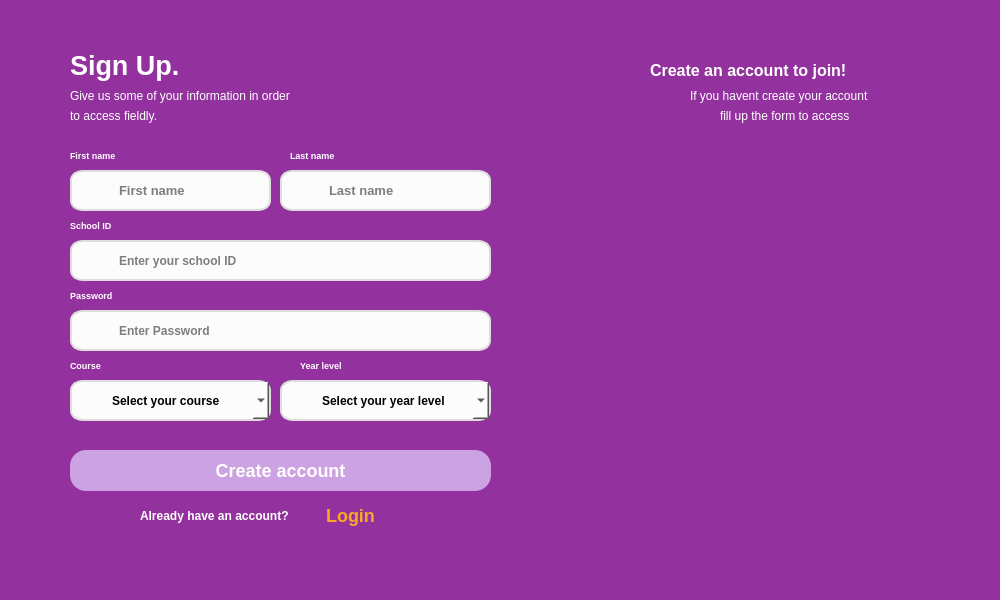
<?xml version="1.0" encoding="UTF-8"?>
<ui version="4.0">
 <class>Dialog</class>
 <widget class="QDialog" name="Dialog">
  <property name="geometry">
   <rect>
    <x>0</x>
    <y>0</y>
    <width>1000</width>
    <height>600</height>
   </rect>
  </property>
  <property name="maximumSize">
   <size>
    <width>1000</width>
    <height>600</height>
   </size>
  </property>
  <property name="windowTitle">
   <string>Dialog</string>
  </property>
  <property name="styleSheet">
   <string notr="true">QLabel {
	background-color: rgb(147, 50, 158);
	color: white;
}

QDialog {
	background-color: white;
}

QLineEdit {
	border:2px solid rgb(221, 221, 221);
	background-color: rgb(252, 252, 252);
	border-radius: bold 10px;
	color: rgb(0, 0, 0);
	padding-left:45px;
}

QLineEdit:hover {
	border: 1px solid rgb(85, 85, 127);
}

QPushButton {
	color: rgb(255, 255, 255);
	
	background-color: rgb(205, 162, 227);
	border: 0px solid;
	border-radius : 16px;
	font: bold 18px;
}

QPushButton:hover {	
	background-color: rgb(151, 9, 206);
	color: rgb(255, 255, 255);
}

QComboBox {
	border:2px solid rgb(221, 221, 221);
	background-color: rgb(252, 252, 252);
	border-radius: bold 10px;
	padding-left:40px;
	color:black;
}

#login {
	color: rgb(249, 168, 38);
	background-color: rgba(0,0,0,0);
}

#login:hover {
	color: rgb(151, 9, 206);
}
</string>
  </property>
  <widget class="QLabel" name="label_2">
   <property name="geometry">
    <rect>
     <x>690</x>
     <y>80</y>
     <width>201</width>
     <height>31</height>
    </rect>
   </property>
   <property name="styleSheet">
    <string notr="true">color: white;
background-color: rgba(0,0,0,0%);</string>
   </property>
   <property name="text">
    <string>If you havent create your account</string>
   </property>
  </widget>
  <widget class="QLineEdit" name="last_name">
   <property name="geometry">
    <rect>
     <x>280</x>
     <y>170</y>
     <width>211</width>
     <height>41</height>
    </rect>
   </property>
   <property name="font">
    <font>
     <family>Nirmala UI</family>
     <pointsize>10</pointsize>
     <weight>75</weight>
     <bold>true</bold>
    </font>
   </property>
   <property name="styleSheet">
    <string notr="true"/>
   </property>
   <property name="text">
    <string/>
   </property>
   <property name="echoMode">
    <enum>QLineEdit::Normal</enum>
   </property>
   <property name="placeholderText">
    <string>Last name</string>
   </property>
  </widget>
  <widget class="QLabel" name="label_12">
   <property name="geometry">
    <rect>
     <x>650</x>
     <y>40</y>
     <width>271</width>
     <height>61</height>
    </rect>
   </property>
   <property name="font">
    <font>
     <pointsize>12</pointsize>
     <weight>75</weight>
     <bold>true</bold>
    </font>
   </property>
   <property name="styleSheet">
    <string notr="true">color: white;
background-color: rgba(0,0,0,0%);</string>
   </property>
   <property name="text">
    <string>Create an account to join!</string>
   </property>
  </widget>
  <widget class="QLineEdit" name="first_name">
   <property name="geometry">
    <rect>
     <x>70</x>
     <y>170</y>
     <width>201</width>
     <height>41</height>
    </rect>
   </property>
   <property name="font">
    <font>
     <family>Nirmala UI</family>
     <pointsize>10</pointsize>
     <weight>75</weight>
     <bold>true</bold>
    </font>
   </property>
   <property name="styleSheet">
    <string notr="true"/>
   </property>
   <property name="text">
    <string/>
   </property>
   <property name="maxLength">
    <number>32756</number>
   </property>
   <property name="echoMode">
    <enum>QLineEdit::Normal</enum>
   </property>
   <property name="placeholderText">
    <string>First name</string>
   </property>
  </widget>
  <widget class="QLineEdit" name="password_edit">
   <property name="geometry">
    <rect>
     <x>70</x>
     <y>310</y>
     <width>421</width>
     <height>41</height>
    </rect>
   </property>
   <property name="font">
    <font>
     <family>Nirmala UI</family>
     <pointsize>9</pointsize>
     <weight>75</weight>
     <bold>true</bold>
    </font>
   </property>
   <property name="styleSheet">
    <string notr="true"/>
   </property>
   <property name="text">
    <string/>
   </property>
   <property name="echoMode">
    <enum>QLineEdit::Password</enum>
   </property>
   <property name="placeholderText">
    <string>Enter Password</string>
   </property>
   <property name="cursorMoveStyle">
    <enum>Qt::VisualMoveStyle</enum>
   </property>
  </widget>
  <widget class="QLabel" name="label_13">
   <property name="geometry">
    <rect>
     <x>290</x>
     <y>140</y>
     <width>81</width>
     <height>31</height>
    </rect>
   </property>
   <property name="font">
    <font>
     <pointsize>7</pointsize>
     <weight>75</weight>
     <bold>true</bold>
    </font>
   </property>
   <property name="styleSheet">
    <string notr="true">background-color: rgba(0,0,0,0%);</string>
   </property>
   <property name="text">
    <string>Last name</string>
   </property>
  </widget>
  <widget class="QLabel" name="label_14">
   <property name="geometry">
    <rect>
     <x>70</x>
     <y>140</y>
     <width>81</width>
     <height>31</height>
    </rect>
   </property>
   <property name="font">
    <font>
     <pointsize>7</pointsize>
     <weight>75</weight>
     <bold>true</bold>
    </font>
   </property>
   <property name="styleSheet">
    <string notr="true">background-color: rgba(0,0,0,0%);</string>
   </property>
   <property name="text">
    <string>First name</string>
   </property>
  </widget>
  <widget class="QLabel" name="label_15">
   <property name="geometry">
    <rect>
     <x>70</x>
     <y>280</y>
     <width>81</width>
     <height>31</height>
    </rect>
   </property>
   <property name="font">
    <font>
     <pointsize>7</pointsize>
     <weight>75</weight>
     <bold>true</bold>
    </font>
   </property>
   <property name="styleSheet">
    <string notr="true">background-color: rgba(0,0,0,0%);</string>
   </property>
   <property name="text">
    <string>Password</string>
   </property>
  </widget>
  <widget class="QPushButton" name="signup_buttn">
   <property name="geometry">
    <rect>
     <x>70</x>
     <y>450</y>
     <width>421</width>
     <height>41</height>
    </rect>
   </property>
   <property name="font">
    <font>
     <pointsize>-1</pointsize>
     <weight>75</weight>
     <italic>false</italic>
     <bold>true</bold>
    </font>
   </property>
   <property name="cursor">
    <cursorShape>PointingHandCursor</cursorShape>
   </property>
   <property name="styleSheet">
    <string notr="true"/>
   </property>
   <property name="text">
    <string>Create account</string>
   </property>
  </widget>
  <widget class="QLabel" name="label_16">
   <property name="geometry">
    <rect>
     <x>70</x>
     <y>30</y>
     <width>151</width>
     <height>71</height>
    </rect>
   </property>
   <property name="font">
    <font>
     <pointsize>20</pointsize>
     <weight>75</weight>
     <bold>true</bold>
    </font>
   </property>
   <property name="styleSheet">
    <string notr="true">background-color: rgba(0,0,0,0%);</string>
   </property>
   <property name="text">
    <string>Sign Up.</string>
   </property>
  </widget>
  <widget class="QLabel" name="label_3">
   <property name="geometry">
    <rect>
     <x>70</x>
     <y>80</y>
     <width>371</width>
     <height>31</height>
    </rect>
   </property>
   <property name="styleSheet">
    <string notr="true">background-color: rgba(0,0,0,0%);</string>
   </property>
   <property name="text">
    <string>Give us some of your information in order</string>
   </property>
  </widget>
  <widget class="QLabel" name="label_4">
   <property name="geometry">
    <rect>
     <x>70</x>
     <y>100</y>
     <width>111</width>
     <height>31</height>
    </rect>
   </property>
   <property name="styleSheet">
    <string notr="true">background-color: rgba(0,0,0,0%);</string>
   </property>
   <property name="text">
    <string>to access fieldly.</string>
   </property>
  </widget>
  <widget class="QLabel" name="label_5">
   <property name="geometry">
    <rect>
     <x>140</x>
     <y>500</y>
     <width>181</width>
     <height>31</height>
    </rect>
   </property>
   <property name="font">
    <font>
     <family>Nirmala UI</family>
     <pointsize>9</pointsize>
     <weight>75</weight>
     <bold>true</bold>
    </font>
   </property>
   <property name="styleSheet">
    <string notr="true">background-color: rgba(0,0,0,0);</string>
   </property>
   <property name="text">
    <string>Already have an account?</string>
   </property>
  </widget>
  <widget class="QLabel" name="Queue">
   <property name="geometry">
    <rect>
     <x>0</x>
     <y>0</y>
     <width>1000</width>
     <height>600</height>
    </rect>
   </property>
   <property name="styleSheet">
    <string notr="true"/>
   </property>
   <property name="text">
    <string/>
   </property>
   <property name="pixmap">
    <pixmap resource="../../img/signup/l.qrc">:/newPrefix/Untitled design (1).svg</pixmap>
   </property>
  </widget>
  <widget class="QLabel" name="label_9">
   <property name="geometry">
    <rect>
     <x>720</x>
     <y>100</y>
     <width>141</width>
     <height>31</height>
    </rect>
   </property>
   <property name="styleSheet">
    <string notr="true">color: white;
background-color: rgba(0,0,0,0%);</string>
   </property>
   <property name="text">
    <string>fill up the form to access</string>
   </property>
  </widget>
  <widget class="QLabel" name="label_11">
   <property name="geometry">
    <rect>
     <x>90</x>
     <y>180</y>
     <width>21</width>
     <height>21</height>
    </rect>
   </property>
   <property name="styleSheet">
    <string notr="true">background-color: rgba(0,0,0,0%);</string>
   </property>
   <property name="text">
    <string/>
   </property>
   <property name="pixmap">
    <pixmap>../../img/signup/username_icon.svg</pixmap>
   </property>
   <property name="scaledContents">
    <bool>true</bool>
   </property>
  </widget>
  <widget class="QLabel" name="label_17">
   <property name="geometry">
    <rect>
     <x>90</x>
     <y>320</y>
     <width>21</width>
     <height>21</height>
    </rect>
   </property>
   <property name="styleSheet">
    <string notr="true">background-color: rgba(0,0,0,0%);</string>
   </property>
   <property name="text">
    <string/>
   </property>
   <property name="pixmap">
    <pixmap>../../img/signup/password_icon.svg</pixmap>
   </property>
   <property name="scaledContents">
    <bool>true</bool>
   </property>
  </widget>
  <widget class="QLabel" name="label_18">
   <property name="geometry">
    <rect>
     <x>70</x>
     <y>210</y>
     <width>81</width>
     <height>31</height>
    </rect>
   </property>
   <property name="font">
    <font>
     <pointsize>7</pointsize>
     <weight>75</weight>
     <bold>true</bold>
    </font>
   </property>
   <property name="styleSheet">
    <string notr="true">background-color: rgba(0,0,0,0%);</string>
   </property>
   <property name="text">
    <string>School ID</string>
   </property>
  </widget>
  <widget class="QLineEdit" name="username_edit_2">
   <property name="geometry">
    <rect>
     <x>70</x>
     <y>240</y>
     <width>421</width>
     <height>41</height>
    </rect>
   </property>
   <property name="font">
    <font>
     <family>Nirmala UI</family>
     <pointsize>9</pointsize>
     <weight>75</weight>
     <bold>true</bold>
    </font>
   </property>
   <property name="styleSheet">
    <string notr="true"/>
   </property>
   <property name="text">
    <string/>
   </property>
   <property name="maxLength">
    <number>32756</number>
   </property>
   <property name="echoMode">
    <enum>QLineEdit::Normal</enum>
   </property>
   <property name="placeholderText">
    <string>Enter your school ID</string>
   </property>
  </widget>
  <widget class="QLabel" name="label_19">
   <property name="geometry">
    <rect>
     <x>90</x>
     <y>250</y>
     <width>21</width>
     <height>21</height>
    </rect>
   </property>
   <property name="styleSheet">
    <string notr="true">background-color: rgba(0,0,0,0%);</string>
   </property>
   <property name="text">
    <string/>
   </property>
   <property name="pixmap">
    <pixmap>../../img/signup/username_icon.svg</pixmap>
   </property>
   <property name="scaledContents">
    <bool>true</bool>
   </property>
  </widget>
  <widget class="QComboBox" name="course_box">
   <property name="geometry">
    <rect>
     <x>70</x>
     <y>380</y>
     <width>201</width>
     <height>41</height>
    </rect>
   </property>
   <property name="font">
    <font>
     <family>Nirmala UI</family>
     <pointsize>9</pointsize>
     <weight>75</weight>
     <bold>true</bold>
    </font>
   </property>
   <property name="styleSheet">
    <string notr="true">color:black;</string>
   </property>
   <property name="currentText">
    <string>Select your course</string>
   </property>
   <property name="placeholderText">
    <string/>
   </property>
   <item>
    <property name="text">
     <string>Select your course</string>
    </property>
   </item>
  </widget>
  <widget class="QComboBox" name="year_level">
   <property name="geometry">
    <rect>
     <x>280</x>
     <y>380</y>
     <width>211</width>
     <height>41</height>
    </rect>
   </property>
   <property name="font">
    <font>
     <family>Nirmala UI</family>
     <pointsize>9</pointsize>
     <weight>75</weight>
     <bold>true</bold>
    </font>
   </property>
   <property name="insertPolicy">
    <enum>QComboBox::InsertAtBottom</enum>
   </property>
   <property name="placeholderText">
    <string/>
   </property>
   <item>
    <property name="text">
     <string>Select your year level</string>
    </property>
   </item>
  </widget>
  <widget class="QLabel" name="label_20">
   <property name="geometry">
    <rect>
     <x>70</x>
     <y>350</y>
     <width>81</width>
     <height>31</height>
    </rect>
   </property>
   <property name="font">
    <font>
     <pointsize>7</pointsize>
     <weight>75</weight>
     <bold>true</bold>
    </font>
   </property>
   <property name="styleSheet">
    <string notr="true">background-color: rgba(0,0,0,0%);</string>
   </property>
   <property name="text">
    <string>Course</string>
   </property>
  </widget>
  <widget class="QLabel" name="label_21">
   <property name="geometry">
    <rect>
     <x>300</x>
     <y>350</y>
     <width>81</width>
     <height>31</height>
    </rect>
   </property>
   <property name="font">
    <font>
     <pointsize>7</pointsize>
     <weight>75</weight>
     <bold>true</bold>
    </font>
   </property>
   <property name="styleSheet">
    <string notr="true">background-color: rgba(0,0,0,0%);</string>
   </property>
   <property name="text">
    <string>Year level</string>
   </property>
  </widget>
  <widget class="QLabel" name="label_22">
   <property name="geometry">
    <rect>
     <x>460</x>
     <y>120</y>
     <width>681</width>
     <height>391</height>
    </rect>
   </property>
   <property name="styleSheet">
    <string notr="true">background-color: rgba(0,0,0,0%);</string>
   </property>
   <property name="text">
    <string/>
   </property>
   <property name="pixmap">
    <pixmap>../../img/signup/background_design.svg</pixmap>
   </property>
   <property name="scaledContents">
    <bool>true</bool>
   </property>
  </widget>
  <widget class="QLabel" name="label_23">
   <property name="geometry">
    <rect>
     <x>90</x>
     <y>250</y>
     <width>21</width>
     <height>21</height>
    </rect>
   </property>
   <property name="styleSheet">
    <string notr="true">background-color: rgba(0,0,0,0%);</string>
   </property>
   <property name="text">
    <string/>
   </property>
   <property name="pixmap">
    <pixmap>../../img/signup/username_icon.svg</pixmap>
   </property>
   <property name="scaledContents">
    <bool>true</bool>
   </property>
  </widget>
  <widget class="QPushButton" name="login">
   <property name="geometry">
    <rect>
     <x>320</x>
     <y>500</y>
     <width>61</width>
     <height>31</height>
    </rect>
   </property>
   <property name="font">
    <font>
     <family>Nirmala UI</family>
     <pointsize>-1</pointsize>
     <weight>75</weight>
     <italic>false</italic>
     <bold>true</bold>
    </font>
   </property>
   <property name="cursor">
    <cursorShape>PointingHandCursor</cursorShape>
   </property>
   <property name="text">
    <string>Login</string>
   </property>
  </widget>
  <zorder>Queue</zorder>
  <zorder>label_12</zorder>
  <zorder>label_2</zorder>
  <zorder>last_name</zorder>
  <zorder>first_name</zorder>
  <zorder>label_13</zorder>
  <zorder>label_14</zorder>
  <zorder>label_15</zorder>
  <zorder>signup_buttn</zorder>
  <zorder>label_16</zorder>
  <zorder>label_3</zorder>
  <zorder>label_4</zorder>
  <zorder>label_5</zorder>
  <zorder>label_9</zorder>
  <zorder>label_11</zorder>
  <zorder>label_18</zorder>
  <zorder>course_box</zorder>
  <zorder>label_20</zorder>
  <zorder>label_21</zorder>
  <zorder>label_22</zorder>
  <zorder>year_level</zorder>
  <zorder>username_edit_2</zorder>
  <zorder>password_edit</zorder>
  <zorder>label_17</zorder>
  <zorder>label_23</zorder>
  <zorder>label_19</zorder>
  <zorder>login</zorder>
 </widget>
 <resources>
  <include location="../../img/signup/l.qrc"/>
 </resources>
 <connections/>
</ui>
